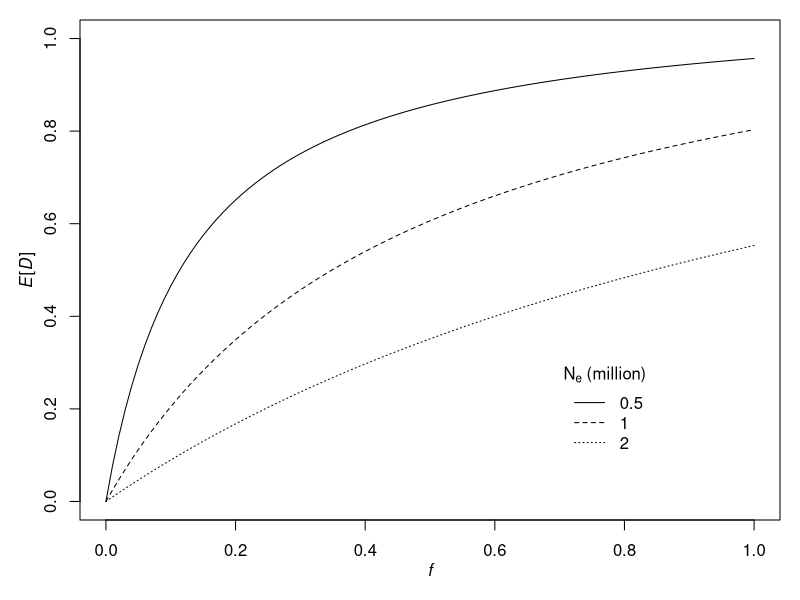
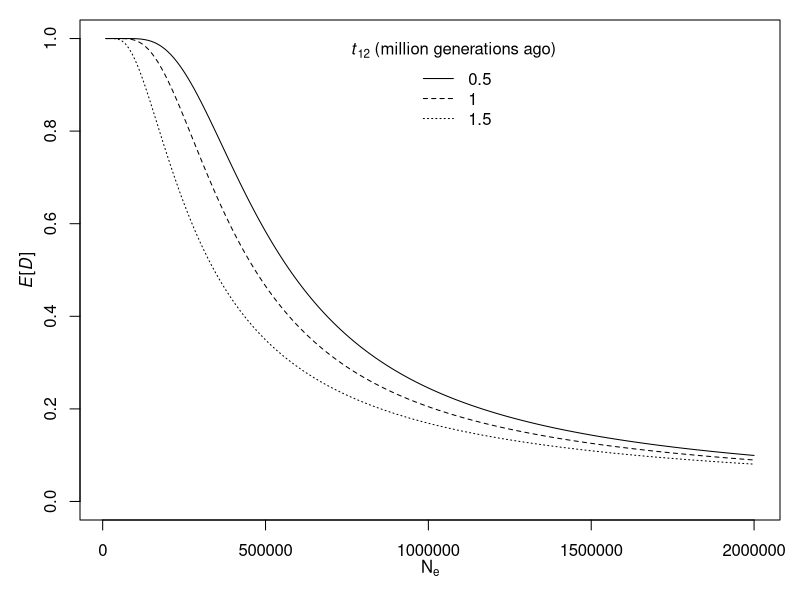

These charts were generated, in order, by the following R code:
#!/usr/bin/env Rscript

# Figure_1.R
# Use the derivation for expected D (Durand et al. 2011) to plot the effects of Ne.

# Written for "Evaluating the use of ABBA-BABA statistics to locate introgressed loci"
# by Simon H. Martin, John W. Davey and Chris D. Jiggins
# Simon Martin: shm45@cam.ac.uk
# John Davey:   jd626@cam.ac.uk
# August 2014


####################################################################################
####### D as a function of f

png(file = "Figure_1B.png", width = 2000, height = 2000, res = 400)
par(mar=c(4,4,1,1), ann = F)


N = 500000

tp2 <- 1000000

tp3 <- 2000000

tgf = 0


f = seq(0,1,0.01)

D_exp <- (3*f*(tp3 - tgf)) / (3*f*(tp3 - tgf) + 4*N*(1-f)*(1-1/(2*N))^(tp3-tp2) + 4*N*f*(1-1/(2*N))^(tp3 - tgf))

plot(D_exp ~ f, type = "l", ylim = c(0,1), lty = 1)
mtext(side = 1, text = expression(italic("f")), line = 2)
mtext(side = 2, text = expression(paste(italic("E"),"[",italic("D"),"]")), line = 2)




N = 1000000

tp2 <- 1000000

tp3 <- 2000000

tgf = 0


f = seq(0,1,0.01)

D_exp <- (3*f*(tp3 - tgf)) / (3*f*(tp3 - tgf) + 4*N*(1-f)*(1-1/(2*N))^(tp3-tp2) + 4*N*f*(1-1/(2*N))^(tp3 - tgf))

lines(D_exp ~ f, type = "l", ylim = c(0,1), lty = 2)



N = 2000000

tp2 <- 1000000

tp3 <- 2000000

tgf = 0


f = seq(0,1,0.01)

D_exp <- (3*f*(tp3 - tgf)) / (3*f*(tp3 - tgf) + 4*N*(1-f)*(1-1/(2*N))^(tp3-tp2) + 4*N*f*(1-1/(2*N))^(tp3 - tgf))

lines(D_exp ~ f, type = "l", ylim = c(0,1), lty = 3)



legend(0.7, 0.3, title = expression(paste("N"["e"]," (million)")),legend = c(0.5, 1, 2), lty = c(1, 2, 3), bty = "n") 

dev.off()




#####################################################################################################
### D as a function of Ne

png(file = "Figure_1C.png", width = 2000, height = 2000, res = 400)

par(mar=c(4,4,1,1), ann = F)

N = seq(10000,2000000,10000)

tp2 <- 500000

tp3 <- 2000000

tgf = 0


f = 0.1

D_exp <- (3*f*(tp3 - tgf)) / (3*f*(tp3 - tgf) + 4*N*(1-f)*(1-1/(2*N))^(tp3-tp2) + 4*N*f*(1-1/(2*N))^(tp3 - tgf))

plot(D_exp ~ N, type = "l", ylim = c(0,1))
mtext(side = 2, text = expression(paste(italic("E"),"[",italic("D"),"]")), line = 2)
mtext(side = 1, text = expression("N"["e"]), line = 2)




tp2 <- 1000000

tp3 <- 2000000

tgf = 0


f = 0.1

D_exp <- (3*f*(tp3 - tgf)) / (3*f*(tp3 - tgf) + 4*N*(1-f)*(1-1/(2*N))^(tp3-tp2) + 4*N*f*(1-1/(2*N))^(tp3 - tgf))

lines(D_exp ~ N, type = "l", lty = 2)




tp2 <- 1500000

tp3 <- 2000000

tgf = 0


f = 0.1

D_exp <- (3*f*(tp3 - tgf)) / (3*f*(tp3 - tgf) + 4*N*(1-f)*(1-1/(2*N))^(tp3-tp2) + 4*N*f*(1-1/(2*N))^(tp3 - tgf))

lines(D_exp ~ N, type = "l", lty = 3)


legend(750000, 1, title = expression(paste(italic("t")["12"], " (million generations ago)")), legend = c(0.5,1,1.5), lty = c(1, 2, 3), bty = "n") 


dev.off()
